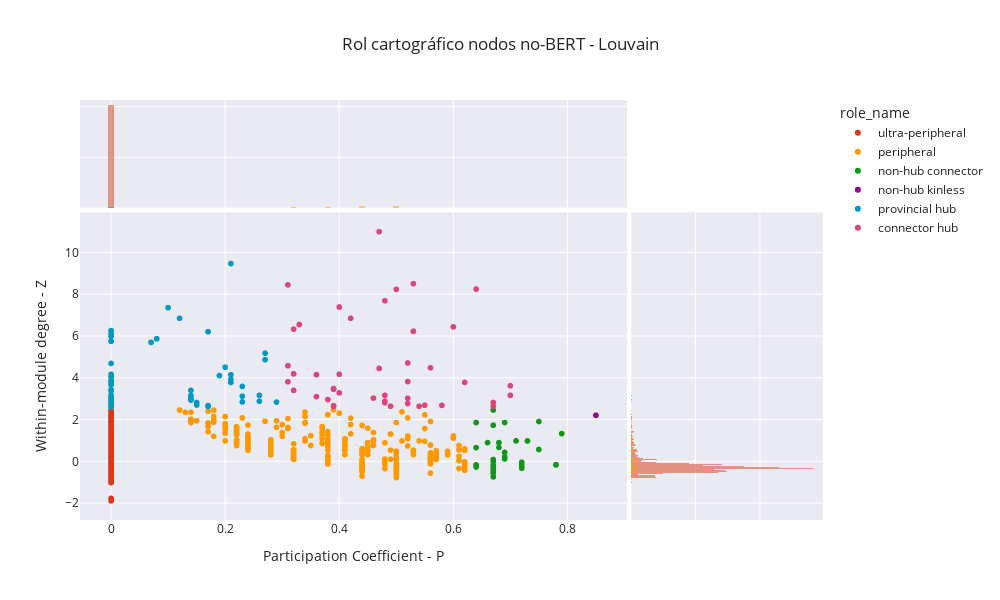

Write notebook code for a chart like this one.
### Code cell
fig = px.scatter(non_bert_roles, x="participation_coefficient", y="intra_degree", width=1000, height=600, color="role_name",text="index",marginal_x="histogram",marginal_y="histogram", title="Rol cartográfico nodos no-BERT - Louvain", color_discrete_map=color_discrete_map)
fig.update_layout(xaxis_title="Participation Coefficient - P", yaxis_title="Within-module degree - Z")

fig.show()
# fig.write_html(reports_comunidades + "rol_cartografico_no_berts_louvain_interactivo.html")

### Figure 1 — Plotly figure (JSON) as saved in the notebook; plotly's stock layout.template omitted (floating-point values rounded to 4 significant figures; data arrays with more than 128 entries replaced by an {"elided": "..."} marker saying what was removed)
{"data": [{"hovertemplate": "role_name=ultra-peripheral<br>participation_coefficient=%{x}<br>intra_degree=%{y}<br>index=%{text}<extra></extra>", "legendgroup": "ultra-peripheral", "marker": {"color": "#DC3912", "symbol": "circle"}, "mode": "markers+text", "name": "ultra-peripheral", "showlegend": true, "text": {"elided": "10127 int values"}, "type": "scattergl", "x": {"elided": "10127 int values"}, "xaxis": "x", "y": {"elided": "10127 float values"}, "yaxis": "y"}, {"alignmentgroup": "True", "bingroup": "x", "hovertemplate": "role_name=ultra-peripheral<br>participation_coefficient=%{x}<br>count=%{y}<extra></extra>", "legendgroup": "ultra-peripheral", "marker": {"color": "#DC3912"}, "name": "ultra-peripheral", "offsetgroup": "ultra-peripheral", "opacity": 0.5, "showlegend": false, "type": "histogram", "x": {"elided": "10127 int values"}, "xaxis": "x3", "yaxis": "y3"}, {"alignmentgroup": "True", "bingroup": "y", "hovertemplate": "role_name=ultra-peripheral<br>intra_degree=%{y}<br>count=%{x}<extra></extra>", "legendgroup": "ultra-peripheral", "marker": {"color": "#DC3912"}, "name": "ultra-peripheral", "offsetgroup": "ultra-peripheral", "opacity": 0.5, "showlegend": false, "type": "histogram", "xaxis": "x2", "y": {"elided": "10127 float values"}, "yaxis": "y2"}, {"hovertemplate": "role_name=peripheral<br>participation_coefficient=%{x}<br>intra_degree=%{y}<br>index=%{text}<extra></extra>", "legendgroup": "peripheral", "marker": {"color": "#FF9900", "symbol": "circle"}, "mode": "markers+text", "name": "peripheral", "showlegend": true, "text": {"elided": "928 int values"}, "type": "scattergl", "x": {"elided": "928 float values"}, "xaxis": "x", "y": {"elided": "928 float values"}, "yaxis": "y"}, {"alignmentgroup": "True", "bingroup": "x", "hovertemplate": "role_name=peripheral<br>participation_coefficient=%{x}<br>count=%{y}<extra></extra>", "legendgroup": "peripheral", "marker": {"color": "#FF9900"}, "name": "peripheral", "offsetgroup": "peripheral", "opacity": 0.5, "showlegend": false, "type": "histogram", "x": {"elided": "928 float values"}, "xaxis": "x3", "yaxis": "y3"}, {"alignmentgroup": "True", "bingroup": "y", "hovertemplate": "role_name=peripheral<br>intra_degree=%{y}<br>count=%{x}<extra></extra>", "legendgroup": "peripheral", "marker": {"color": "#FF9900"}, "name": "peripheral", "offsetgroup": "peripheral", "opacity": 0.5, "showlegend": false, "type": "histogram", "xaxis": "x2", "y": {"elided": "928 float values"}, "yaxis": "y2"}, {"hovertemplate": "role_name=non-hub connector<br>participation_coefficient=%{x}<br>intra_degree=%{y}<br>index=%{text}<extra></extra>", "legendgroup": "non-hub connector", "marker": {"color": "#109618", "symbol": "circle"}, "mode": "markers+text", "name": "non-hub connector", "showlegend": true, "text": [22147, 22741, 20858, 23507, 19517, 22891, 19674, 19748, 22407, 24020, 23993, 24154, 20784, 25709, 21724, 23844, 20019, 19425, 19241, 19210, 32309, 26092, 21917, 18822, 27926, 33287, 18670, 22576, 22004, 18756, 23849, 19783, 21984, 29370, 22699, 30464, 19240, 22522, 20502, 18802, 28952, 22444, 20823, 21867, 27466, 23506, 23822, 18861, 24205, 29478, 28762], "type": "scattergl", "x": [0.67, 0.67, 0.64, 0.64, 0.64, 0.78, 0.67, 0.79, 0.67, 0.67, 0.72, 0.67, 0.64, 0.67, 0.67, 0.67, 0.69, 0.66, 0.71, 0.67, 0.64, 0.72, 0.64, 0.67, 0.67, 0.67, 0.72, 0.67, 0.68, 0.68, 0.67, 0.69, 0.67, 0.67, 0.67, 0.67, 0.75, 0.67, 0.67, 0.69, 0.78, 0.67, 0.75, 0.67, 0.67, 0.69, 0.72, 0.73, 0.67, 0.67, 0.67], "xaxis": "x", "y": [0.01, -0.42, -0.2, -0.2, 1.86, -0.17, -0.5, 1.33, -0.34, -0.43, -0.33, -0.18, -0.17, -0.18, -0.55, 0.01, 0.43, 0.9, 0.98, -0.23, 0.66, -0.21, -0.27, 0.09, -0.36, -0.74, -0.04, -0.5, 0.9, 0.67, -0.42, 0.21, -0.26, -0.42, -0.17, -0.42, 1.91, -0.42, 1.73, 1.86, -0.16, -0.46, 0.57, 2.46, -0.34, 0.12, -0.14, 0.98, -0.34, -0.55, -0.55], "yaxis": "y"}, {"alignmentgroup": "True", "bingroup": "x", "hovertemplate": "role_name=non-hub connector<br>participation_coefficient=%{x}<br>count=%{y}<extra></extra>", "legendgroup": "non-hub connector", "marker": {"color": "#109618"}, "name": "non-hub connector", "offsetgroup": "non-hub connector", "opacity": 0.5, "showlegend": false, "type": "histogram", "x": [0.67, 0.67, 0.64, 0.64, 0.64, 0.78, 0.67, 0.79, 0.67, 0.67, 0.72, 0.67, 0.64, 0.67, 0.67, 0.67, 0.69, 0.66, 0.71, 0.67, 0.64, 0.72, 0.64, 0.67, 0.67, 0.67, 0.72, 0.67, 0.68, 0.68, 0.67, 0.69, 0.67, 0.67, 0.67, 0.67, 0.75, 0.67, 0.67, 0.69, 0.78, 0.67, 0.75, 0.67, 0.67, 0.69, 0.72, 0.73, 0.67, 0.67, 0.67], "xaxis": "x3", "yaxis": "y3"}, {"alignmentgroup": "True", "bingroup": "y", "hovertemplate": "role_name=non-hub connector<br>intra_degree=%{y}<br>count=%{x}<extra></extra>", "legendgroup": "non-hub connector", "marker": {"color": "#109618"}, "name": "non-hub connector", "offsetgroup": "non-hub connector", "opacity": 0.5, "showlegend": false, "type": "histogram", "xaxis": "x2", "y": [0.01, -0.42, -0.2, -0.2, 1.86, -0.17, -0.5, 1.33, -0.34, -0.43, -0.33, -0.18, -0.17, -0.18, -0.55, 0.01, 0.43, 0.9, 0.98, -0.23, 0.66, -0.21, -0.27, 0.09, -0.36, -0.74, -0.04, -0.5, 0.9, 0.67, -0.42, 0.21, -0.26, -0.42, -0.17, -0.42, 1.91, -0.42, 1.73, 1.86, -0.16, -0.46, 0.57, 2.46, -0.34, 0.12, -0.14, 0.98, -0.34, -0.55, -0.55], "yaxis": "y2"}, {"hovertemplate": "role_name=non-hub kinless<br>participation_coefficient=%{x}<br>intra_degree=%{y}<br>index=%{text}<extra></extra>", "legendgroup": "non-hub kinless", "marker": {"color": "#990099", "symbol": "circle"}, "mode": "markers+text", "name": "non-hub kinless", "showlegend": true, "text": [30178], "type": "scattergl", "x": [0.85], "xaxis": "x", "y": [2.21], "yaxis": "y"}, {"alignmentgroup": "True", "bingroup": "x", "hovertemplate": "role_name=non-hub kinless<br>participation_coefficient=%{x}<br>count=%{y}<extra></extra>", "legendgroup": "non-hub kinless", "marker": {"color": "#990099"}, "name": "non-hub kinless", "offsetgroup": "non-hub kinless", "opacity": 0.5, "showlegend": false, "type": "histogram", "x": [0.85], "xaxis": "x3", "yaxis": "y3"}, {"alignmentgroup": "True", "bingroup": "y", "hovertemplate": "role_name=non-hub kinless<br>intra_degree=%{y}<br>count=%{x}<extra></extra>", "legendgroup": "non-hub kinless", "marker": {"color": "#990099"}, "name": "non-hub kinless", "offsetgroup": "non-hub kinless", "opacity": 0.5, "showlegend": false, "type": "histogram", "xaxis": "x2", "y": [2.21], "yaxis": "y2"}, {"hovertemplate": "role_name=provincial hub<br>participation_coefficient=%{x}<br>intra_degree=%{y}<br>index=%{text}<extra></extra>", "legendgroup": "provincial hub", "marker": {"color": "#0099C6", "symbol": "circle"}, "mode": "markers+text", "name": "provincial hub", "showlegend": true, "text": {"elided": "171 int values"}, "type": "scattergl", "x": {"elided": "171 float values"}, "xaxis": "x", "y": {"elided": "171 float values"}, "yaxis": "y"}, {"alignmentgroup": "True", "bingroup": "x", "hovertemplate": "role_name=provincial hub<br>participation_coefficient=%{x}<br>count=%{y}<extra></extra>", "legendgroup": "provincial hub", "marker": {"color": "#0099C6"}, "name": "provincial hub", "offsetgroup": "provincial hub", "opacity": 0.5, "showlegend": false, "type": "histogram", "x": {"elided": "171 float values"}, "xaxis": "x3", "yaxis": "y3"}, {"alignmentgroup": "True", "bingroup": "y", "hovertemplate": "role_name=provincial hub<br>intra_degree=%{y}<br>count=%{x}<extra></extra>", "legendgroup": "provincial hub", "marker": {"color": "#0099C6"}, "name": "provincial hub", "offsetgroup": "provincial hub", "opacity": 0.5, "showlegend": false, "type": "histogram", "xaxis": "x2", "y": {"elided": "171 float values"}, "yaxis": "y2"}, {"hovertemplate": "role_name=connector hub<br>participation_coefficient=%{x}<br>intra_degree=%{y}<br>index=%{text}<extra></extra>", "legendgroup": "connector hub", "marker": {"color": "#DD4477", "symbol": "circle"}, "mode": "markers+text", "name": "connector hub", "showlegend": true, "text": [26379, 20219, 20230, 19958, 25040, 20131, 20103, 19830, 25034, 21295, 18768, 20364, 33638, 26131, 18771, 18484, 20819, 20243, 20553, 25832, 18471, 19423, 21475, 25073, 21815, 19923, 19097, 21831, 23370, 19553, 21856, 18679, 18588, 26348, 24773, 19311, 18475, 18553, 20104, 25102, 30914, 19529, 21872, 25568, 18613, 19133, 19925, 24089, 19416, 19971], "type": "scattergl", "x": [0.4, 0.7, 0.48, 0.52, 0.39, 0.39, 0.46, 0.5, 0.32, 0.4, 0.4, 0.33, 0.53, 0.62, 0.48, 0.39, 0.33, 0.67, 0.32, 0.55, 0.31, 0.36, 0.32, 0.38, 0.49, 0.52, 0.52, 0.4, 0.7, 0.58, 0.32, 0.31, 0.31, 0.48, 0.47, 0.47, 0.56, 0.39, 0.64, 0.67, 0.53, 0.6, 0.54, 0.53, 0.48, 0.36, 0.42, 0.52, 0.36, 0.31], "xaxis": "x", "y": [4.17, 3.62, 7.69, 3.82, 2.67, 3.49, 3.03, 8.24, 3.4, 7.39, 7.39, 6.55, 8.51, 3.78, 3.16, 3.45, 6.55, 2.64, 4.19, 2.69, 8.45, 3.1, 4.19, 2.96, 2.64, 3.02, 4.71, 3.28, 3.16, 2.68, 6.33, 4.58, 4.58, 2.88, 11, 4.45, 4.48, 2.63, 8.25, 2.82, 6.23, 6.44, 2.64, 6.23, 2.81, 4.15, 6.85, 2.77, 4.15, 3.81], "yaxis": "y"}, {"alignmentgroup": "True", "bingroup": "x", "hovertemplate": "role_name=connector hub<br>participation_coefficient=%{x}<br>count=%{y}<extra></extra>", "legendgroup": "connector hub", "marker": {"color": "#DD4477"}, "name": "connector hub", "offsetgroup": "connector hub", "opacity": 0.5, "showlegend": false, "type": "histogram", "x": [0.4, 0.7, 0.48, 0.52, 0.39, 0.39, 0.46, 0.5, 0.32, 0.4, 0.4, 0.33, 0.53, 0.62, 0.48, 0.39, 0.33, 0.67, 0.32, 0.55, 0.31, 0.36, 0.32, 0.38, 0.49, 0.52, 0.52, 0.4, 0.7, 0.58, 0.32, 0.31, 0.31, 0.48, 0.47, 0.47, 0.56, 0.39, 0.64, 0.67, 0.53, 0.6, 0.54, 0.53, 0.48, 0.36, 0.42, 0.52, 0.36, 0.31], "xaxis": "x3", "yaxis": "y3"}, {"alignmentgroup": "True", "bingroup": "y", "hovertemplate": "role_name=connector hub<br>intra_degree=%{y}<br>count=%{x}<extra></extra>", "legendgroup": "connector hub", "marker": {"color": "#DD4477"}, "name": "connector hub", "offsetgroup": "connector hub", "opacity": 0.5, "showlegend": false, "type": "histogram", "xaxis": "x2", "y": [4.17, 3.62, 7.69, 3.82, 2.67, 3.49, 3.03, 8.24, 3.4, 7.39, 7.39, 6.55, 8.51, 3.78, 3.16, 3.45, 6.55, 2.64, 4.19, 2.69, 8.45, 3.1, 4.19, 2.96, 2.64, 3.02, 4.71, 3.28, 3.16, 2.68, 6.33, 4.58, 4.58, 2.88, 11, 4.45, 4.48, 2.63, 8.25, 2.82, 6.23, 6.44, 2.64, 6.23, 2.81, 4.15, 6.85, 2.77, 4.15, 3.81], "yaxis": "y2"}], "layout": {"barmode": "overlay", "height": 600, "legend": {"title": {"text": "role_name"}, "tracegroupgap": 0}, "title": {"text": "Rol cartográfico nodos no-BERT - Louvain"}, "width": 1000, "xaxis": {"anchor": "y", "domain": [0, 0.7363], "title": {"text": "Participation Coefficient - P"}}, "xaxis2": {"anchor": "y2", "domain": [0.7413, 1], "matches": "x2", "showline": false, "showticklabels": false, "ticks": ""}, "xaxis3": {"anchor": "y3", "domain": [0, 0.7363], "matches": "x", "showticklabels": false}, "xaxis4": {"anchor": "y4", "domain": [0.7413, 1], "matches": "x2", "showline": false, "showticklabels": false, "ticks": ""}, "yaxis": {"anchor": "x", "domain": [0, 0.7326], "title": {"text": "Within-module degree - Z"}}, "yaxis2": {"anchor": "x2", "domain": [0, 0.7326], "matches": "y", "showticklabels": false}, "yaxis3": {"anchor": "x3", "domain": [0.7426, 1], "matches": "y3", "showline": false, "showticklabels": false, "ticks": ""}, "yaxis4": {"anchor": "x4", "domain": [0.7426, 1], "matches": "y3", "showline": false, "showticklabels": false, "ticks": ""}}}
